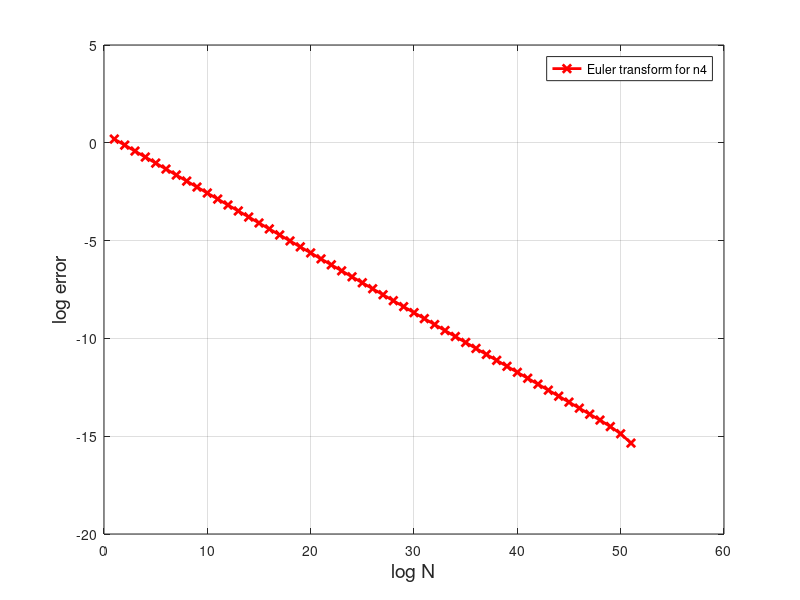

The MATLAB script that drew this image:
clear;
n=60;%指定迭代次數
n1=zeros(n+1,1);


for i=0:n
    for j=0:i
        tmp=0;
        for k=0:j
            tmp=tmp+(-1)^k*nchoosek(j,k)*(16*(1/5)^(2*k+1)-4*(1/239)^(2*k+1))/(2*k+1);
        end
        n1(i+1)=n1(i+1)+tmp/2^(j+1);
    end
    fprintf("n1(%2.0f)=%1.13f\n",i,n1(i+1));
    fprintf("n=%2.0f DONE!\n",i);
end
pis=zeros(n+1,1);
for i=1:n+1
    pis(i)=pi;
end

n1=abs(n1-pis);

figure(1)
plot((1:n),log(n1(1:n))/log(10),'r-x','LineWidth',2);
hold on
legend({"Euler transform for n4"})
xlabel('log N','FontSize',14)
ylabel('log error','FontSize',14)
grid on
hold off
